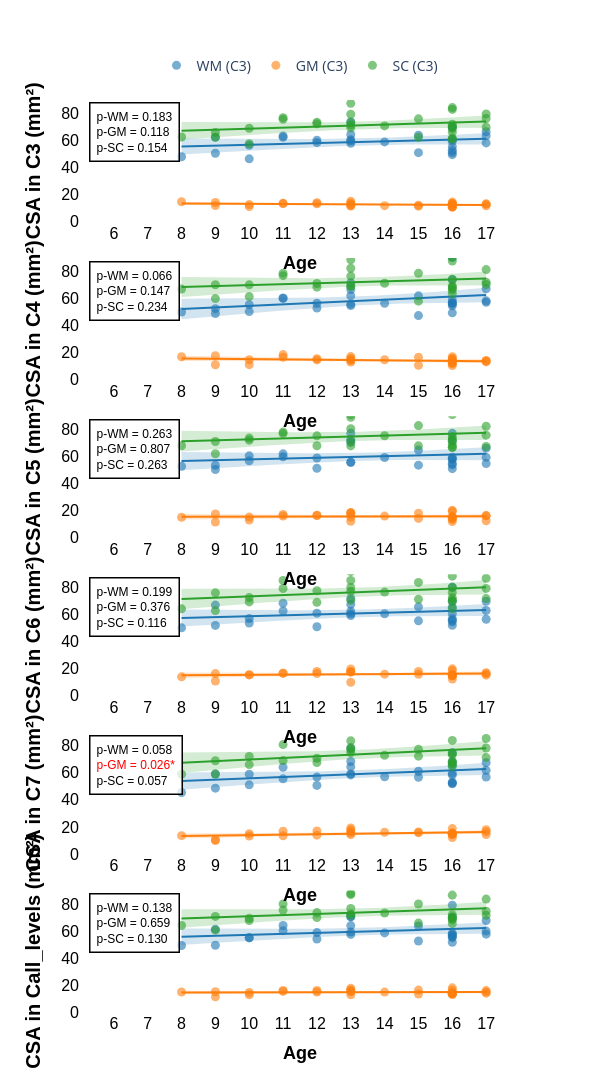

The notebook cell saved with this chart:
### Code cell
plot_CSA_all_labels(df_GM_WM_SC, sex='M')
